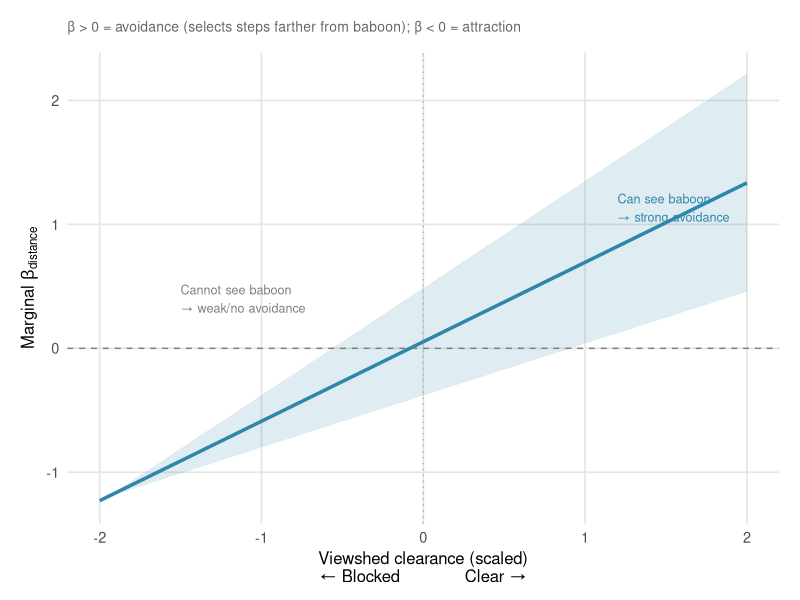
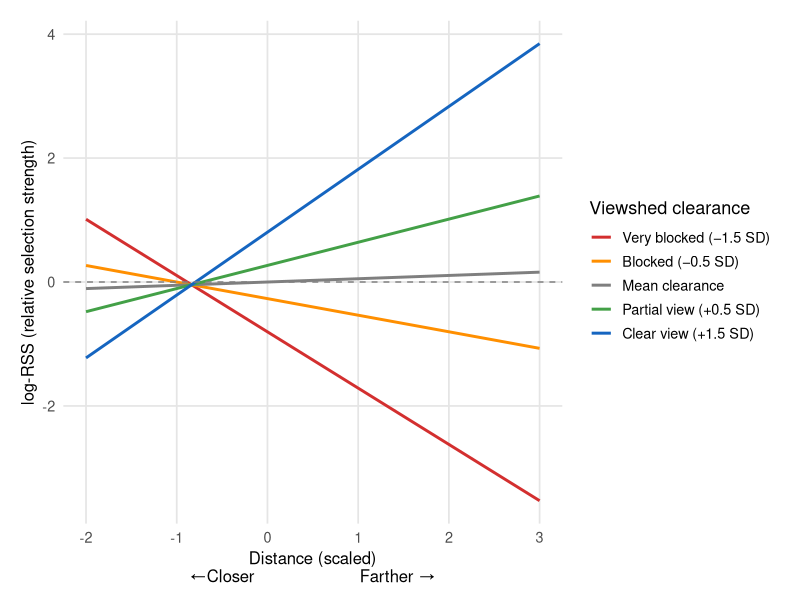
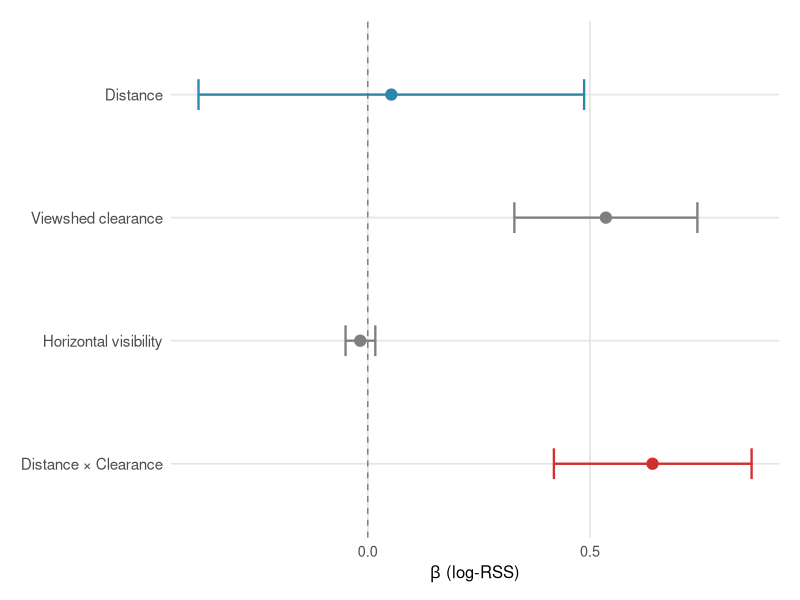

R code for these plots, in order:

library(ggplot2)
library(dplyr)


# --- Model coefficients (from INLA output) -----------------------------------
betas <- list(
  dist          = 0.053,
  clearance     = 0.536,
  vis           =  -0.017,
  dist_x_clear  = 0.641
)

# 95% CIs
cis <- list(
  dist          = c(-0.381,   0.487),
  clearance     = c( 0.330,   0.742),
  vis           = c(-0.050,  0.017),
  dist_x_clear  = c(0.419,   0.864)
)

# --- Shared theme -------------------------------------------------------------
theme_marginal <- function() {
  theme_minimal(base_size = 13) +
    theme(
      panel.grid.minor = element_blank(),
      panel.grid.major = element_line(colour = "grey90"),
      plot.title = element_text(face = "bold", size = 14, margin = margin(b = 8)),
      plot.subtitle = element_text(colour = "grey40", size = 10, margin = margin(b = 12)),
      axis.title = element_text(size = 12),
      legend.position = "right",
      plot.margin = margin(15, 15, 10, 15)
    )
}


# Interaction — distance effect at different viewshed clearance levels
# Relative selection strength = exp(marginal_effect × dist_scaled)

# Create prediction grid
clearance_levels <- seq(-2, 2, length.out = 200)
dist_levels      <- seq(-2, 3, length.out = 200)

# (a) Marginal β for distance across clearance levels
marginal_dist <- data.frame(
  clearance_sc = clearance_levels,
  beta_dist    = betas$dist + betas$dist_x_clear * clearance_levels,
  beta_lower   = cis$dist[1] + cis$dist_x_clear[1] * clearance_levels,
  beta_upper   = cis$dist[2] + cis$dist_x_clear[2] * clearance_levels
)

p1a <- ggplot(marginal_dist, aes(x = clearance_sc)) +
  geom_ribbon(aes(ymin = beta_lower, ymax = beta_upper), alpha = 0.15, fill = "#2E86AB") +
  geom_line(aes(y = beta_dist), colour = "#2E86AB", linewidth = 1.2) +
  geom_hline(yintercept = 0, linetype = "dashed", colour = "grey50") +
  geom_vline(xintercept = 0, linetype = "dotted", colour = "grey70") +
  labs(
    subtitle = "β > 0 = avoidance (selects steps farther from baboon); β < 0 = attraction",
    x = "Viewshed clearance (scaled)\n← Blocked             Clear →",
    y = expression("Marginal " * beta[distance])
  ) +
  annotate("text", x = -1.5, y = max(marginal_dist$beta_dist) * 0.3,
           label = "Cannot see baboon\n→ weak/no avoidance",
           colour = "grey50", size = 3.2, hjust = 0) +
  annotate("text", x = 1.2, y = max(marginal_dist$beta_dist) * 0.85,
           label = "Can see baboon\n→ strong avoidance",
           colour = "#2E86AB", size = 3.2, hjust = 0) +
  theme_marginal()

# (b) Full RSS surface — relative selection strength across distance × clearance
grid <- expand.grid(
  dist_sc = dist_levels,
  clearance_sc = c(-1.5, -0.5, 0, 0.5, 1.5)
)

grid$clearance_label <- factor(
  grid$clearance_sc,
  levels = c(-1.5, -0.5, 0, 0.5, 1.5),
  labels = c("Very blocked (−1.5 SD)", "Blocked (−0.5 SD)",
             "Mean clearance", "Partial view (+0.5 SD)", "Clear view (+1.5 SD)")
)

# log-RSS = β_dist × dist + β_clear × clearance + β_int × dist × clearance
grid$log_rss <- betas$dist * grid$dist_sc +
  betas$clearance * grid$clearance_sc +
  betas$dist_x_clear * grid$dist_sc * grid$clearance_sc

grid$rss <- exp(grid$log_rss)

p1b <- ggplot(grid, aes(x = dist_sc, y = log_rss, colour = clearance_label)) +
  geom_line(linewidth = 1) +
  geom_hline(yintercept = 0, linetype = "dashed", colour = "grey50") +
  scale_colour_manual(
    values = c("#D32F2F", "#FF8F00", "grey50", "#43A047", "#1565C0"),
    name = "Viewshed clearance"
  ) +
  labs(x = "Distance (scaled)\n←Closer                     Farther →",
       y = "log-RSS (relative selection strength)"
  ) +
  theme_marginal() +
  theme(legend.position = "right")
p1a
p1b


# Coefficient summary (forest plot)

coef_df <- data.frame(
  param = c("Distance", "Viewshed clearance", "Horizontal visibility",
            "Distance × Clearance"),
  beta  = c(betas$dist, betas$clearance,
            betas$vis, betas$dist_x_clear),
  lower = c(cis$dist[1], cis$clearance[1],
            cis$vis[1], cis$dist_x_clear[1]),
  upper = c(cis$dist[2], cis$clearance[2],
            cis$vis[2], cis$dist_x_clear[2])
)

coef_df$param <- factor(coef_df$param, levels = rev(coef_df$param))
coef_df$type <- c("Distance", "Viewshed",  "Habitat Visibility", "Interaction")

p4 <- ggplot(coef_df, aes(x = beta, y = param, colour = type)) +
  geom_vline(xintercept = 0, linetype = "dashed", colour = "grey50") +
  geom_errorbarh(aes(xmin = lower, xmax = upper), height = 0.25, linewidth = 0.8) +
  geom_point(size = 3.5) +
  scale_colour_manual(
    values = c(Distance = "#2E86AB", Visual = "#43A047",
               Auditory = "#7B1FA2", Habitat = "#00695C",
               Interaction = "#D32F2F"),
    guide = "none"
  ) +
  labs(
    x = expression(beta * " (log-RSS)"),
    y = NULL
  ) +
  theme_marginal() +
  theme(axis.text.y = element_text(size = 11))
p4
